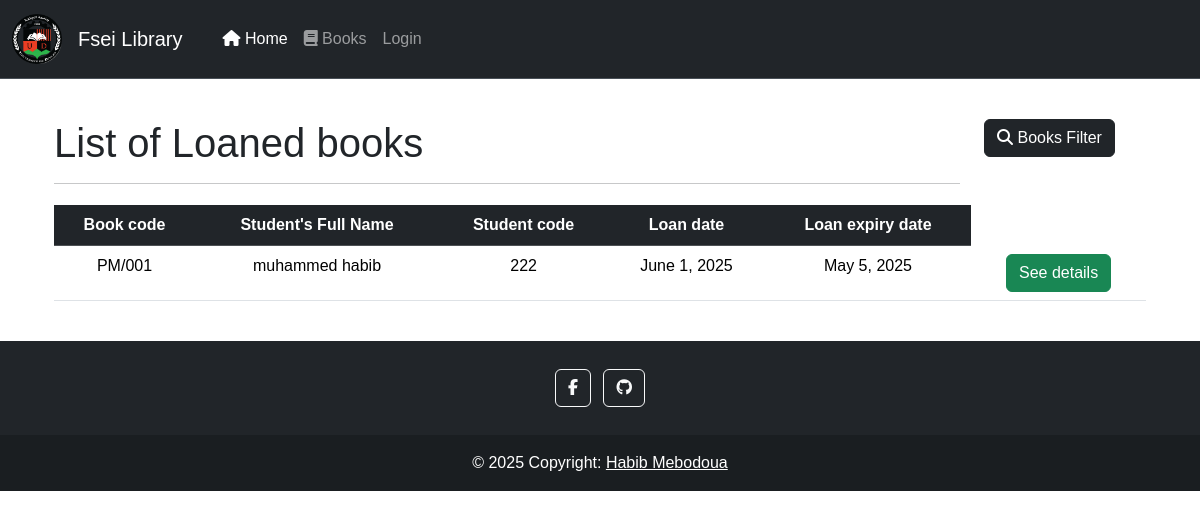
The page /loaned_books on the database its author committed.
### books/models.py (models this page shows, shortened)
class LendBook(models.Model):
    copy = models.ForeignKey(Copy , related_name='lend_copy' , on_delete=models.CASCADE)
    student = models.ForeignKey(Student , related_name='lend_student' , on_delete=models.CASCADE)
    from_date = models.DateField(auto_now_add=True)
    to_date = models.DateField()

class Copy(models.Model):
    book = models.ForeignKey(Book , related_name='book_copy' , on_delete=models.CASCADE)
    serial_number = models.PositiveIntegerField()
    code = models.CharField(max_length=100 , help_text='code / Number ' , default='-----/000')
    is_taken = models.BooleanField(default=False)
    number = models.PositiveIntegerField(default=0)
    def __str__(self):
        return f'{self.book.title}  {self.code}'

### students/models.py (models this page shows)
class Student(models.Model):
    first_name = models.CharField(max_length=255)
    family_name = models.CharField(max_length=255)
    code = models.PositiveIntegerField()
    student_branch=[
        ('Computer Science','Computer Science'),
        ('physics','physics'),
        ('Material science','Material science'),
        ('chemistry','chemistry'),
        ('mathematics','mathematics'),
    ]
    branch = models.CharField(max_length=255 , choices=student_branch)
    date = models.DateField(auto_now_add=True)
    def __str__(self) :
        return f'{self.first_name}   {self.family_name}   {self.code}'

### books/views.py (the view)
# urls.py: path('loaned_books' , views.loaned_books , name='loaned_books'),
def loaned_books(request):
    books = LendBook.objects.all()
    filter = LoandBooksFilter(request.GET , queryset=books)
    books = filter.qs
    context = {
        'books':books,
        'filter':filter
    }
    return render(request , 'books/loaned_books.html', context)

### templates/books/loaned_books.html (shortened to what this page needs)
{% extends 'base.html' %}
{% load bootstrap5 %}
{% block content %}
<div class="container">
  <div class="row d-flex justify-content-between">
    <div class="col-lg-10">
      <h1>List of Loaned books</h1>
      <hr>
    </div>
    <div class="col-lg-2">
      <button type="button" class="btn btn-dark mb-5" data-bs-toggle="modal" data-bs-target="#exampleModal">
        <i class="fa-solid fa-magnifying-glass"></i>  Books Filter
      </button>
    </div>
  </div>
    <div class="row">
        <div class="col-lg-12">
            <div class="list">
                <table class="table table-hover text-center">
                    <thead class="">
                        <tr>
                            <th class="table-dark">Book code</th>
                            <th class="table-dark">Student's Full Name</th>
                            <th class="table-dark">Student code</th>
                            <th class="table-dark">Loan date</th>
                            <th class="table-dark">Loan expiry date</th>
                        </tr>
                    </thead>
                    <tbody>
                        {% for book in books %}
                        <tr>
                            <td>{{book.copy.code}}</td>
                            <td>{{book.student.first_name}} {{book.student.family_name}}</td>
                            <td>{{book.student.code}}</td>
                            <td>{{book.from_date}}</td>
                            <td>{{book.to_date}}</td>
                            <td><a href="{% url 'lend_details' book.id %}" class="btn btn-success">See details</a></td>
                        </tr>
                        {% empty %}
                        <tr>
                          <td>There is no data</td>
                        </tr>
                        {% endfor %}
                      </tbody>
                </table>
            </div>
        </div>
    </div>
</div>
{% endblock %}

### fsei/static/css/style.css (style rules this page uses)
body { font-family: 'Arima', cursive; font-family: 'Comic Neue', cursive; font-family: 'Josefin Sans', sans-serif; font-family: 'Kdam Thmor Pro', sans-serif; font-family: 'Oxygen', sans-serif; font-family: 'Work Sans', sans-serif; }

### rows shown on the page
LendBook: copy.code "PM/001", student.first_name "muhammed", student.family_name "habib", student.code "222", from_date "June 1, 2025", to_date "May 5, 2025"
